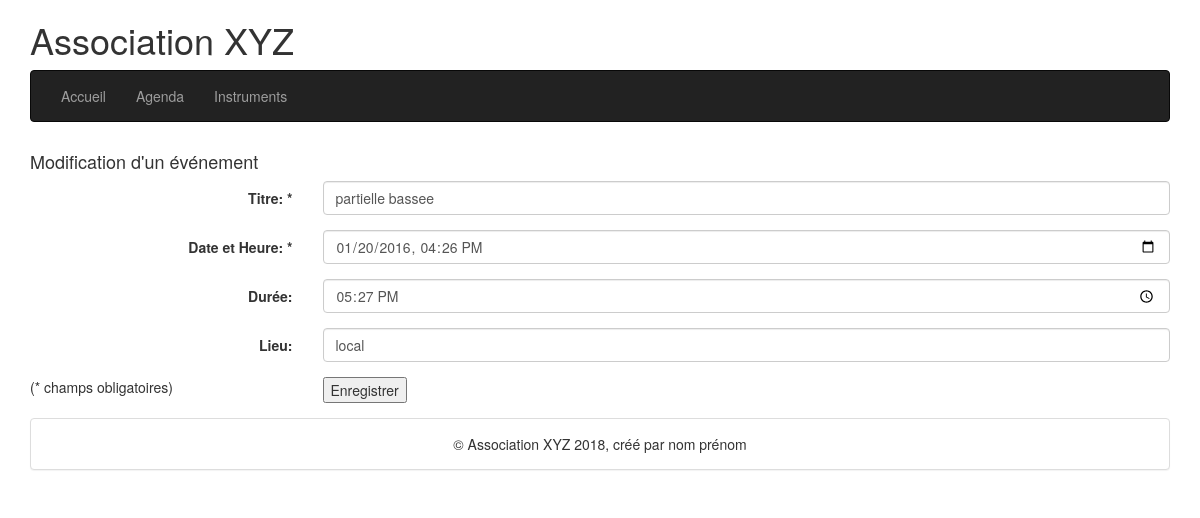
The page /agenda0/editevent.php?id=2 on the database its author committed.
### tables this page shows
CREATE TABLE `events` (
  `idEvent` int(10) unsigned NOT NULL AUTO_INCREMENT,
  `title` varchar(100) NOT NULL,
  `dateEvent` datetime NOT NULL,
  `duration` time DEFAULT NULL,
  `location` varchar(100) DEFAULT NULL,
  PRIMARY KEY (`idEvent`)
);

### agenda0/editevent.php (called while the page is built, shortened)
<?php
require "./models/events.php";
$title = '';
$dateEvent = '';
$duration = '';
$location = '';
if (isset($_GET['id']))
{
    $idEvent = $_GET['id'];
    if (is_numeric($idEvent))
    {
        $answer = getEventByID($idEvent);
        $title = $answer[0]['title'];
        $dateEvent = str_replace(" ", "T", $answer[0]['dateEvent']);
        $duration = $answer[0]['duration'];
        $location = $answer[0]['location'];
    }
}
include './views/eventform.php';

### agenda0/models/dbconnexion.php (called while the page is built, shortened)
<?php
function connectDB()
{
    static $dbc = null;
    if ($dbc == null)
    {
        try
        {
        $dbc = new PDO('mysql:host=' . HOST . ';dbname=' . DBNAME, DBUSER, DBPWD, array(
            PDO::MYSQL_ATTR_INIT_COMMAND => "SET NAMES utf8",
            PDO::ATTR_PERSISTENT => true
        ));
        }
        catch (Exception $e)
        {
            echo 'Erreur : ' . $e->getMessage() . '<br />';
            echo 'N° : ' . $e->getCode();
            die('Could not connect to MySQL');
        }
    }
    return $dbc;
}
?>

### agenda0/models/events.php (called while the page is built, shortened)
<?php
require_once "dbconnexion.php";
function getEventByID($idEvent)
{
    static $ps = null;
    $sql = 'SELECT * FROM `agenda`.`events`';
    $sql .= ' WHERE idEvent = :IDEVENT';
    if ($ps == null)
    {
        $ps = connectDB()->prepare($sql);
    }
    $answer = false;
    try
    {
        $ps->bindParam(':IDEVENT', $idEvent, PDO::PARAM_INT);
        if ($ps->execute())
        {
            $answer = $ps->fetchAll(PDO::FETCH_ASSOC);
        }
    }
    catch (PDOException $e)
    {
        echo $e->getMessage();
    }
    return $answer;
}
?>

### agenda0/views/eventform.php (the view, shortened to what this page needs)
<?php
include "header.php";
?>
<form action="./saveevent.php" method="post" class="form-horizontal">
    <div class="form-group">
        <label class="control-label col-sm-3" for="title">Titre: *</label>
        <div class="col-sm-9">
            <input class="form-control" type="text" name="title" id="title" value="<?= $title ?>"  />
        </div>
    </div>
    <div class="form-group">
        <label class="control-label col-sm-3" for="dateEvent">Date et Heure: *</label>
        <div class="col-sm-9">
            <input type='datetime-local' class="form-control"  id='dateEvent' name='dateEvent' value="<?= $dateEvent ?>"/>
        </div>
    </div>
    <div class="form-group">
        <label class="control-label col-sm-3" for="duration">Durée: </label>
        <div class="col-sm-9">
            <input class="form-control" type="time" name="duration" id="duration" value="<?= $duration ?>"  />
        </div>
    </div>
    <div class="form-group">
        <label class="control-label col-sm-3" for="location">Lieu: </label>
        <div class="col-sm-9">
            <input class="form-control" type="text" name="location" id="location" value="<?= $location ?>"  />
        </div>
    </div>
    <div class="form-group">
        <div class="col-sm-3">
            (* champs obligatoires)
        </div>
        <div class="col-sm-9">
            <input type="submit" name="submit" value="Enregistrer" />
        </div>
    </div>
</form>
<?php include "footer.php" ?>

### rows shown on the page
events: title "partielle bassee", dateEvent "01/20/2016 16:26", duration "17:27:00", location "local"

### other values the page prints
$pageTitle "Modification d'un événement"
